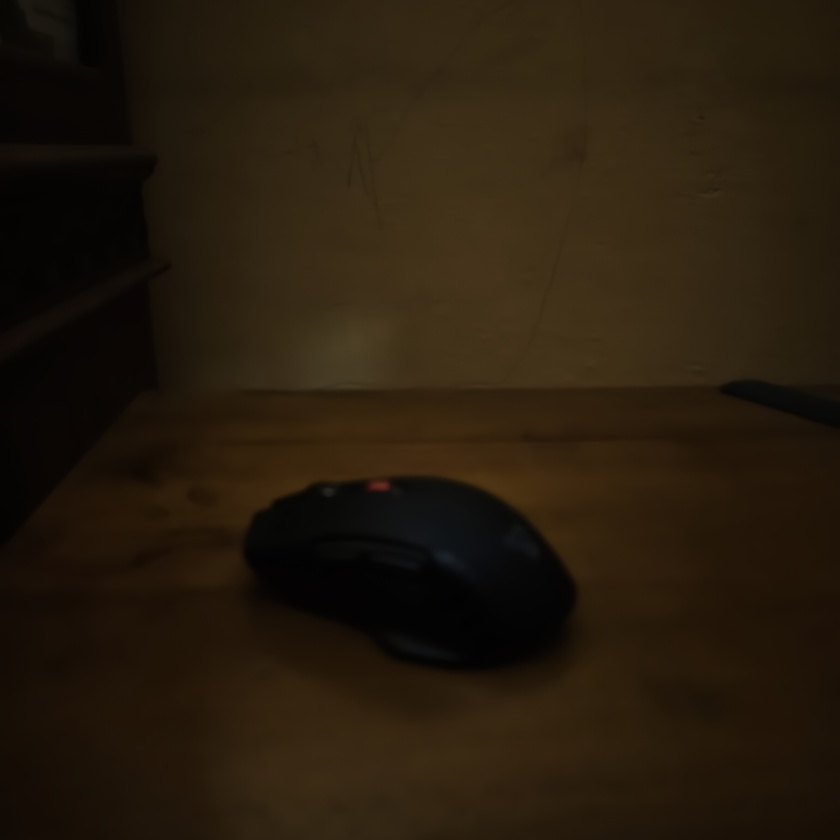
#> input picture img/hasil_soal2/soal2_averaged.jpg, 840 x 840 px, shrunk from 3072 x 3072 before the run, found by its file name
$ python histogram_equalization.py
#> lines starting #> are read from the running program, lines starting #| are printed output that depends on the picture
import cv2

# Membaca gambar hasil averaging dari soal 2 sebagai input
img = cv2.imread("img/hasil_soal2/soal2_averaged.jpg")
#> img is the input picture: shape (840, 840, 3); mean B, G, R 13, 27.5, 38.8

# Mengubah ke grayscale karena histogram equalization bekerja pada 1 channel intensitas
gray = cv2.cvtColor(img, cv2.COLOR_BGR2GRAY)
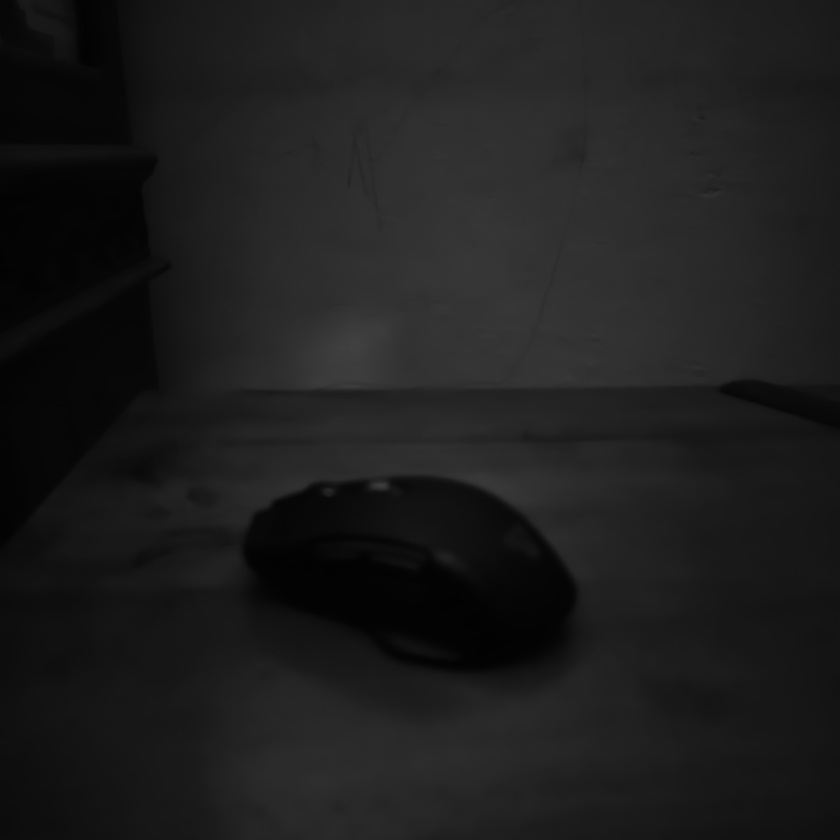
#> gray: shape (840, 840); min 1, max 65, mean 29.3

# Histogram Equalization: meratakan distribusi histogram
hasil = cv2.equalizeHist(gray)
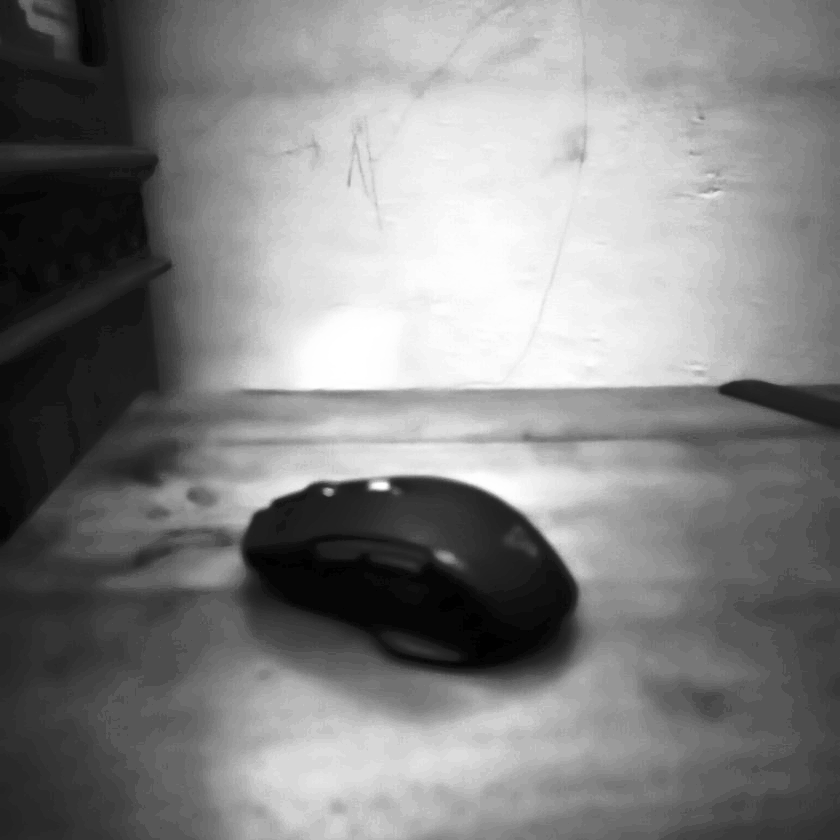
#> hasil: shape (840, 840); min 0, max 255, mean 130.4

# Menyimpan hasil
cv2.imwrite("img/hasil_soal3/soal3_before.jpg", gray)  # gambar gelap sebelum equalization
cv2.imwrite("img/hasil_soal3/soal3_after.jpg",  hasil) # gambar setelah equalization

print("Soal 3 done → hasil_soal3/")
